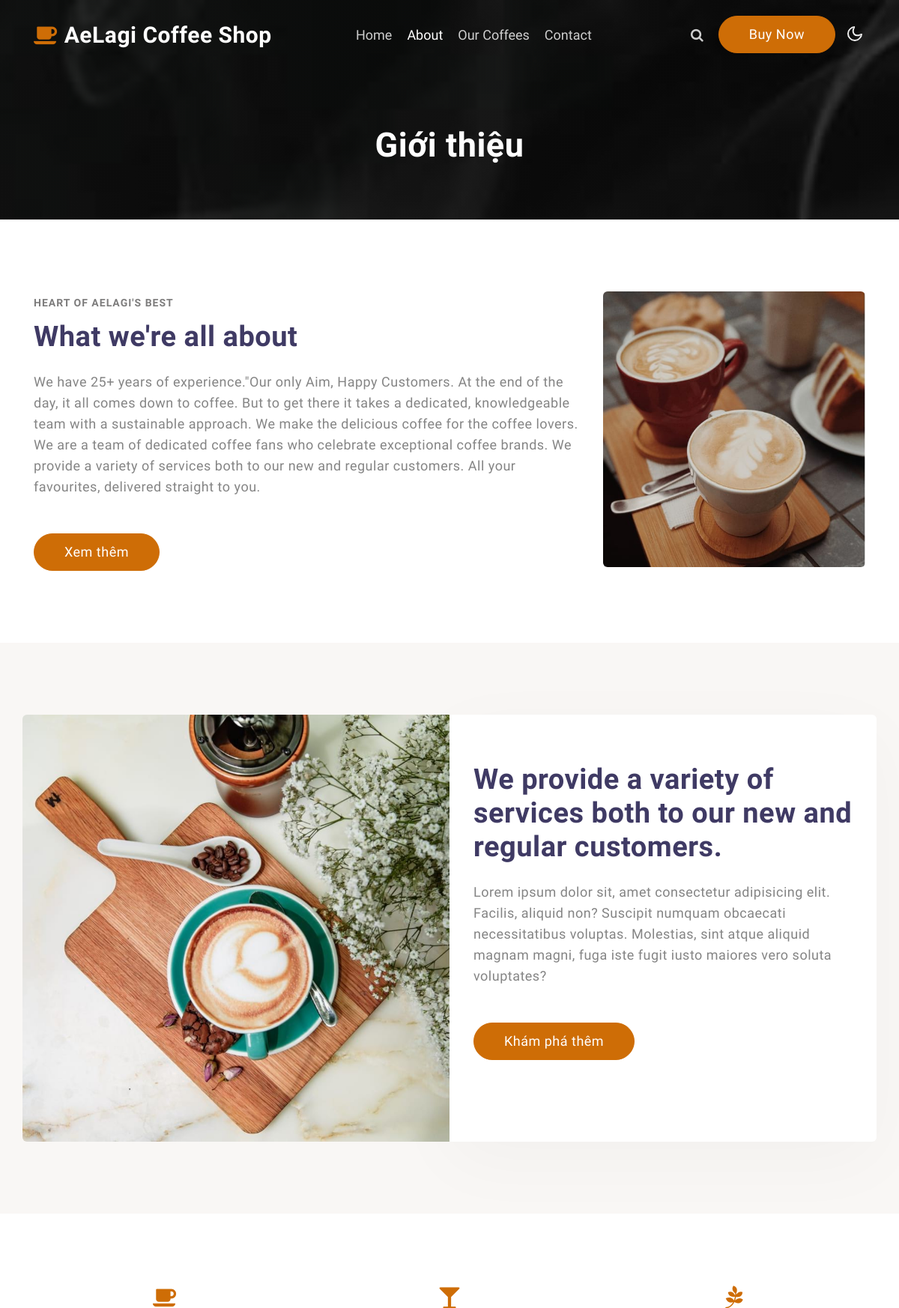
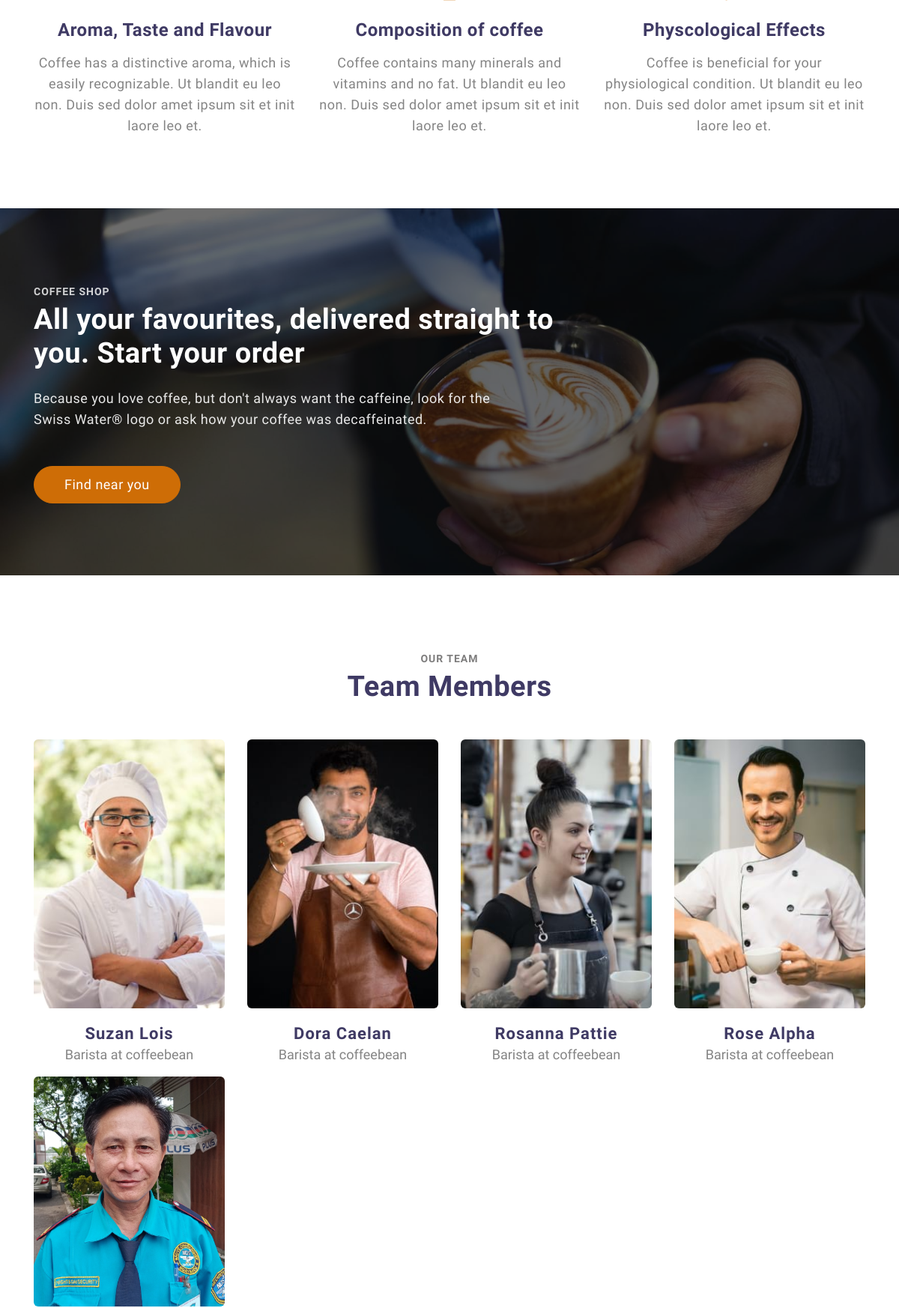
The page /about-us/ (upper part) on the database its author committed (2 pictures, top to bottom).
### Home/models.py (models this page shows, shortened)
class AboutUs(models.Model):
    title = models.CharField(verbose_name="Chủ đề" ,max_length=200)
    content = models.TextField(verbose_name="Nội dung")
    image = models.ImageField(verbose_name="Hình ảnh", upload_to='about_us_images/', blank=True, null=True)
    class Meta:
        verbose_name_plural = "Giới thiệu (About us)"

class OurTeam(models.Model):
    memberName = models.CharField(verbose_name="Tên thành viên" ,max_length=200)
    position = models.CharField(verbose_name="Vị trí" ,max_length=200)
    avatar = models.ImageField(verbose_name="Ảnh đại diện", upload_to='our_team_images/', blank=True, null=True)
    facebook = models.URLField(verbose_name="Facebook", blank=True, null=True)
    instagram = models.URLField(verbose_name="Instagram", blank=True, null=True)
    twitter = models.URLField(verbose_name="Twitter", blank=True, null=True)
    email = models.EmailField(verbose_name="Email", blank=True, null=True)
    class Meta:
        verbose_name_plural = "Thành viên đội (Team Members)"

### Home/views.py (the view)
# urls.py: path('about-us/', views.AboutUsView.as_view(), name='about-us'),
class AboutUsView(TemplateView):
    template_name = "home/about-us.html"
    def get_context_data(self, **kwargs):
        context = super().get_context_data(**kwargs)
        context["AboutUs"] = AboutUs.objects.all()
        context["OurTeam"] = OurTeam.objects.all()
        return context

### Home/templates/home/about-us.html (shortened to what this page needs)
{% extends "base.html" %}
{% load static %}
{% block header %}
<section class="w3l-about-breadcrumb">
  <div class="breadcrumb-bg breadcrumb-bg-about py-5">
      <div class="container py-lg-4 py-md-3">
          <h2 class="title">Giới thiệu</h2>
      </div>
  </div>
</section>
{% endblock %}
{% block content %}
<section class="w3l-servicesblock py-5" id="about">
    <div class="container py-lg-5 py-md-4 py-2">
        <div class="row">
            <div class="col-lg-8 about-right-faq align-self">
                <span class="title-small mb-2">Heart of AeLagi's Best</span>
                <h3 class="title-big mx-0"> {{ AboutUs.0.title }}</h3>
                <p class="mt-lg-4 mt-3">{{ AboutUs.0.content }} </p>
                <a class="btn btn-style btn-primary mt-lg-5 mt-4" href="#"> Xem thêm</a>
            </div>
            <div class="col-lg-4 mt-lg-0 mt-5">
                <img src="{{ AboutUs.0.image.url }}" alt="" class="img-fluid radius-image">
            </div>
        </div>
    </div>
</section>
<section class="w3l-specification-6 py-5">
    <div class="specification-6-mian py-lg-5 py-md-4 py-2">
        <div class="container">
            <div class="align-counter-6-inf-cols row">
                <img class="counter-6-inf-left col-lg-6" src="{{ AboutUs.1.image.url }}">
                <div class="counter-6-inf-right col-lg-6">
                    <h3 class="title-big">{{ AboutUs.1.title }}</h3>
                    <p class="mt-4">{{ AboutUs.1.content }}</p>
                    <a class="btn btn-style btn-primary mt-lg-5 mt-4" href="#"> Khám phá thêm</a>
                </div>
            </div>
        </div>
    </div>
</section>
<section class="w3l-homeblock2 py-5">
    <div class="container py-lg-5 py-md-4 py-2">
        <div class="row">
            <div class="col-lg-4 col-md-6 grids-feature">
                <div class="area-box">
                    <span class="fa fa-coffee"></span>
                    <h4><a href="#feature" class="title-head">{{ AboutUs.2.title }}</a></h4>
                    <p>{{ AboutUs.2.content }}</p>
                </div>
            </div>
            <div class="col-lg-4 col-md-6 grids-feature mt-md-0 mt-5">
                <div class="area-box">
                    <span class="fa fa-glass"></span>
                    <h4><a href="#feature" class="title-head">{{ AboutUs.3.title }}</a></h4>
                    <p>{{ AboutUs.3.content }}</p>
                </div>
            </div>
            <div class="col-lg-4 col-md-6 grids-feature mt-lg-0 mt-5">
                <div class="area-box">
                    <span class="fa fa-pagelines"></span>
                    <h4><a href="#feature" class="title-head">{{ AboutUs.4.title }} </a></h4>
                    <p>{{ AboutUs.4.content }}</p>
                </div>
            </div>
        </div>
    </div>
</section>
<div class="w3l-middle py-5" >
    <div class="container py-lg-5 py-md-4">
        <div class="welcome-left">
            <h3 class="title-small">Coffee Shop</h3>
            <h3 class="title-big mb-4">{{ AboutUs.5.title }}</h3>
            <p class="pr-lg-5">{{ AboutUs.5.content }}</p>
            <div class="buttons mt-md-5 mt-4">
                <a href="about.html" class="btn btn-style btn-primary mr-2">Find near you</a>
            </div>
        </div>
    </div>
</div>
<section class="w3l-team section py-5" id="team">
    <div class="container py-lg-5 py-md-4">
        <h5 class="title-small text-center">Our team</h5>
        <h3 class="title-big text-center mb-md-5 mb-4">Team Members</h3>
        <div class="row">
            <div class="section_content teamy-team">
                {% for member in OurTeam %}
                <div class="col-lg-3 col-6 {% if forloop.counter > 4 %}mt-lg-3 mt-5 {% endif %}">
                    <div class="teamy teamy_style1 teamy_mask-circle">
                        <div class="teamy_layout">
                            <div class="teamy_preview">
                                <img src="{{ member.avatar.url }}" class="radius-image img-fluid w-100" alt="Avatar of {{ member.memberName }}">
                            </div>
                        </div>
                        <div class="teamy_content">
                            <a href="#url" class="teamy_name">{{ member.memberName }}</a>
                            <span class="teamy_post">{{ member.position }}</span>
                        </div>
                    </div>
                </div>
                {% endfor %}
            </div>
        </div>
    </div>
</section>
{% endblock %}

### Home/templates/base.html (shortened to what this page needs)
{% load static %}
<!doctype html>
<html lang="en">
  <head>
    <link rel="stylesheet" href="{% static 'assets/css/style-starter-official.css' %}">
  </head>
  <body>
    {% include "navigation.html" %}
    {% block header %}{% endblock %}
    {% block content %}{% endblock %}
  </body>
</html>

### Home/templates/navigation.html (shortened to what this page needs)
<header id="site-header" class="fixed-top">
    <div class="container">
        <nav class="navbar navbar-expand-lg stroke px-0 pt-lg-0">
            <h1> <a class="navbar-brand" href="{% url 'home:index' %}">
                    <span class="fa fa-coffee"></span> AeLagi Coffee Shop
                </a>
            </h1>
            <div class="collapse navbar-collapse" id="navbarTogglerDemo02">
                <ul class="navbar-nav mx-lg-auto">
                    <li class="nav-item @@home__active">
                        <a class="nav-link" href="{% url 'home:index' %}">Home <span class="sr-only">(current)</span></a>
                    </li>
                    <li class="nav-item active">
                        <a class="nav-link" href="{% url 'home:about-us' %}">About</a>
                    </li>
                    <li class="nav-item @@services__active">
                        <a class="nav-link" href="services.html">Our coffees</a>
                    </li>
                    <li class="nav-item @@contact__active">
                        <a class="nav-link" href="contact.html">Contact</a>
                    </li>
                </ul>
                <div class="search-right">
                    <a href="#search" title="search"><span class="fa fa-search" aria-hidden="true"></span></a>
                </div>
                <div class="top-quote mr-lg-3 mt-lg-0">
                    <a href="#buytheme" class="btn btn-style btn-primary">Buy Now</a>
                </div>
            </div>
            <div class="mobile-position">
                <nav class="navigation">
                    <div class="theme-switch-wrapper">
                        <label class="theme-switch" for="checkbox">
                            <div class="mode-container">
                                <i class="gg-moon"></i>
                            </div>
                        </label>
                    </div>
                </nav>
            </div>
        </nav>
    </div>
  </header>

### Home/templates/footer.html (shortened to what this page needs)
{% load static %}

### rows shown on the page
AboutUs: title "What we're all about", content "We have 25+ years of experience.\"Our only Aim, Happy Customers. At the end of the day, it all comes down to coffee. But to get there it takes a dedicated, knowledgeable team with a sustainable approach. We make the delicious coffee for the coffee lovers. We are a team of dedicated coffee fans who celebrate exceptional coffee brands. We provide a variety of services both to our new and regular customers. All your favourites, delivered straight to you.", image (picture)
AboutUs: image (picture), title "We provide a variety of services both to our new and regular customers.", content "Lorem ipsum dolor sit, amet consectetur adipisicing elit. Facilis, aliquid non? Suscipit numquam obcaecati necessitatibus voluptas. Molestias, sint atque aliquid magnam magni, fuga iste fugit iusto maiores vero soluta voluptates?"
AboutUs: title "Aroma, Taste and Flavour", content "Coffee has a distinctive aroma, which is easily recognizable. Ut blandit eu leo non. Duis sed dolor amet ipsum sit et init laore leo et."
AboutUs: title "Composition of coffee", content "Coffee contains many minerals and vitamins and no fat. Ut blandit eu leo non. Duis sed dolor amet ipsum sit et init laore leo et."
AboutUs: title "Physcological Effects", content "Coffee is beneficial for your physiological condition. Ut blandit eu leo non. Duis sed dolor amet ipsum sit et init laore leo et."
AboutUs: title "All your favourites, delivered straight to you. Start your order", content "Because you love coffee, but don't always want the caffeine, look for the Swiss Water® logo or ask how your coffee was decaffeinated."
OurTeam: avatar (picture), memberName "Suzan Lois", position "Barista at coffeebean"
OurTeam: avatar (picture), memberName "Dora Caelan", position "Barista at coffeebean"
OurTeam: avatar (picture), memberName "Rosanna Pattie", position "Barista at coffeebean"
OurTeam: avatar (picture), memberName "Rose Alpha", position "Barista at coffeebean"
OurTeam: avatar (picture)
